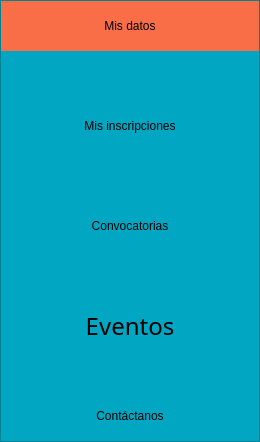
           <widget class="QFrame" name="frameControl">
            <property name="minimumSize">
             <size>
              <width>260</width>
              <height>0</height>
             </size>
            </property>
            <property name="maximumSize">
             <size>
              <width>0</width>
              <height>16777215</height>
             </size>
            </property>
            <property name="styleSheet">
             <string notr="true">QFrame{
background-color:rgb(1,167, 194);
}

QPushButton{
height: 50px; 
background-color:rgb(1, 167, 194) ; 
font: 77 18pt &quot;Montserrat ExtraBold&quot;; 
border-radius: 0px; 
}

QPushButton:checked{
background-color:rgb(249, 110, 70) ; 
color:rgb(0,0,0) ;
}
</string>
            </property>
            <property name="frameShape">
             <enum>QFrame::StyledPanel</enum>
            </property>
            <property name="frameShadow">
             <enum>QFrame::Raised</enum>
            </property>
            <layout class="QVBoxLayout" name="verticalLayout_9">
             <property name="spacing">
              <number>0</number>
             </property>
             <property name="leftMargin">
              <number>0</number>
             </property>
             <property name="topMargin">
              <number>0</number>
             </property>
             <property name="rightMargin">
              <number>0</number>
             </property>
             <property name="bottomMargin">
              <number>0</number>
             </property>
             <item>
              <layout class="QVBoxLayout" name="verticalLayout_6">
               <item>
                <widget class="QPushButton" name="pushMisDatos">
                 <property name="text">
                  <string>Mis datos</string>
                 </property>
                 <property name="checkable">
                  <bool>true</bool>
                 </property>
                 <property name="checked">
                  <bool>true</bool>
                 </property>
                 <property name="autoExclusive">
                  <bool>true</bool>
                 </property>
                </widget>
               </item>
               <item>
                <spacer name="verticalSpacer_4">
                 <property name="orientation">
                  <enum>Qt::Vertical</enum>
                 </property>
                 <property name="sizeType">
                  <enum>QSizePolicy::Preferred</enum>
                 </property>
                 <property name="sizeHint" stdset="0">
                  <size>
                   <width>20</width>
                   <height>50</height>
                  </size>
                 </property>
                </spacer>
               </item>
               <item>
                <widget class="QPushButton" name="pushMisInscripciones">
                 <property name="text">
                  <string>Mis inscripciones</string>
                 </property>
                 <property name="checkable">
                  <bool>true</bool>
                 </property>
                 <property name="checked">
                  <bool>false</bool>
                 </property>
                 <property name="autoExclusive">
                  <bool>true</bool>
                 </property>
                </widget>
               </item>
               <item>
                <spacer name="verticalSpacer_3">
                 <property name="orientation">
                  <enum>Qt::Vertical</enum>
                 </property>
                 <property name="sizeType">
                  <enum>QSizePolicy::Preferred</enum>
                 </property>
                 <property name="sizeHint" stdset="0">
                  <size>
                   <width>20</width>
                   <height>50</height>
                  </size>
                 </property>
                </spacer>
               </item>
               <item>
                <widget class="QPushButton" name="pushConvocatorias">
                 <property name="text">
                  <string>Convocatorias</string>
                 </property>
                 <property name="checkable">
                  <bool>true</bool>
                 </property>
                 <property name="autoExclusive">
                  <bool>true</bool>
                 </property>
                </widget>
               </item>
               <item>
                <spacer name="verticalSpacer_2">
                 <property name="orientation">
                  <enum>Qt::Vertical</enum>
                 </property>
                 <property name="sizeType">
                  <enum>QSizePolicy::Preferred</enum>
                 </property>
                 <property name="sizeHint" stdset="0">
                  <size>
                   <width>20</width>
                   <height>50</height>
                  </size>
                 </property>
                </spacer>
               </item>
               <item>
                <widget class="QPushButton" name="pushEventos">
                 <property name="font">
                  <font>
                   <family>Montserrat ExtraBold</family>
                   <pointsize>18</pointsize>
                   <weight>10</weight>
                   <italic>false</italic>
                   <bold>false</bold>
                  </font>
                 </property>
                 <property name="text">
                  <string>Eventos</string>
                 </property>
                 <property name="checkable">
                  <bool>true</bool>
                 </property>
                 <property name="autoExclusive">
                  <bool>true</bool>
                 </property>
                </widget>
               </item>
               <item>
                <spacer name="verticalSpacer">
                 <property name="orientation">
                  <enum>Qt::Vertical</enum>
                 </property>
                 <property name="sizeHint" stdset="0">
                  <size>
                   <width>20</width>
                   <height>40</height>
                  </size>
                 </property>
                </spacer>
               </item>
               <item>
                <widget class="QPushButton" name="pushContactanos">
                 <property name="text">
                  <string>Contáctanos</string>
                 </property>
                 <property name="checkable">
                  <bool>true</bool>
                 </property>
                 <property name="autoExclusive">
                  <bool>true</bool>
                 </property>
                </widget>
               </item>
              </layout>
             </item>
            </layout>
           </widget>
